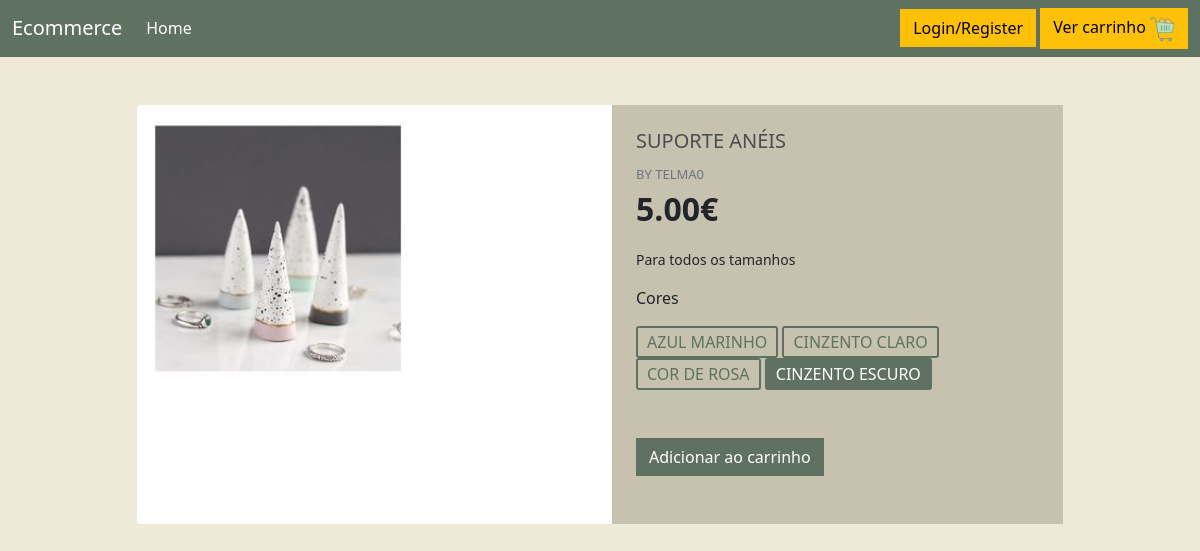
Screenshot of /produto8/ with the database file from the repository.
### loja/models.py (models this page shows, shortened)
class Produto(models.Model):
    preco = models.IntegerField()
    nome = models.CharField(max_length=100)
    descricao = models.CharField(max_length=300)
    personalizavel = models.BooleanField(default=False)
    pic = models.ImageField(upload_to='images', blank=True, null=True)
    seller = models.ForeignKey(Vendedor, on_delete=models.RESTRICT)

class Vendedor(models.Model):
    who = models.OneToOneField(User, on_delete=models.CASCADE) #generalizacao
    empresa=models.CharField(max_length=25)
    def isVendedor(user):
        return Vendedor.objects.filter(who=user).exists() if (user.is_authenticated) else False

class Questao(models.Model):
    texto = models.CharField(max_length=200)
    produto = models.ForeignKey(Produto ,on_delete=models.CASCADE)
    def __str__(self):
        return self.texto

class Opcao(models.Model): #é uma opcão de escolha de um produto é como um produto filtrado
    texto = models.CharField(max_length=200)
    questao = models.ForeignKey(Questao ,on_delete=models.CASCADE)
    def __str__(self):
        return self.texto

### loja/views.py (the view)
# urls.py: path("produto<int:produto_id>/",views.detalheProd,name="detalheProd"),
def detalheProd (request, produto_id):
    isVendedor = Vendedor.isVendedor(request.user)
    produto = get_object_or_404(Produto,id=produto_id)
    isVendedorProduto= (produto.seller.who.id==request.user.id)
    questoes=Questao.objects.filter(produto_id=produto_id)
    list=[]
    for questao in questoes:
        list.append(Opcao.objects.filter(questao_id=questao.id))
    lista = zip(questoes,list)
    return render(request, 'loja/detalhesProd.html' , {'produto': produto,'isvender':isVendedorProduto,'perguntas':lista})

### loja/templates/loja/detalhesProd.html (shortened to what this page needs)
{% extends "loja/main.html" %}
{% load static %}
{% block css %}
<link rel="stylesheet" type="text/css" href="{% static 'css/detalhesProd.css' %}">
{% endblock css %}
{% block content %}
<div class="container mt-5 mb-5">
    <div class="row d-flex justify-content-center">
        <div class="col-md-10">
            <div class="card me-auto ms-auto">
                <div class="row">
                    <div class="col-md-6">
                        <div class="images p-3">
                            <img id="main-image" src="{{produto.pic}}" width="250" />
                        </div>
                    </div>
                    <div class="col-md-6">
                        <div class="product p-4">
                            <div class="mb-3">
                                <h5 class="text-uppercase">{{produto.nome}}</h5>
                                <span class="text-uppercase text-muted brand">by {{produto.seller.who.username}}</span>
                                <div class="price d-flex flex-row align-items-center fs-2 fw-bold"> {{produto.preco | floatformat:2}}€
                                </div>
                            </div>
                            <p class="about">{{produto.descricao}}</p>
                            <form action="{% url 'loja:add_cart' produto.id %}" method="post"> {% csrf_token %}
                            {% for questao,opcao in perguntas %}
                            <p>{{questao}}</p>
                                {% for chose in opcao %}
                                <label class="radio"> <input type="radio" name="{{questao.id}}" value="{{chose}}" checked> <span>{{chose}}</span> </label>
                                {% endfor %}
                            {% endfor %}
                            <br><br><br>
                            {% if not isvender %}
                            <input class="btn btn-danger float-right "type="submit" value="Adicionar ao carrinho">
                            {% endif %}
                        </form>
                            <br>
                        </div>
                    </div>
                </div>
            </div>
        </div>
    </div>
</div>
{% endblock content %}

### loja/static/css/main.css (style rules this page uses)
body { background-color: #e0d8ce; }
h1,h2,h3,h4,h5,h6 { color:hsl(0, 0%, 30%); }
.btn { border-radius: 0; }

### loja/static/css/detalhesProd.css (style rules this page uses)
body { background-color: #EFEAD8 }
.card { border:none; }
.product { background-color: #c7c1af }
.brand { font-size: 13px }
.about { font-size: 14px }
label.radio { cursor: pointer }
label.radio span { padding: 2px 9px; border: 2px solid #5F7161; display: inline-block; color: #5F7161; border-radius: 3px; text-transform: uppercase }
label.radio input:checked+span { border-color: #5F7161; background-color: #5F7161; color: #fff }
.btn-danger { background-color: #5F7161 !important; border-color: #5F7161 !important }

### rows the page displays
Produto: pic (picture), nome "SUPORTE ANÉIS", seller.who.username "TELMA0", preco "5.00", descricao "Para todos os tamanhos"
Questao: texto "Cores"
Opcao: texto "AZUL MARINHO"
Opcao: texto "CINZENTO CLARO"
Opcao: texto "COR DE ROSA"
Opcao: texto "CINZENTO ESCURO"
